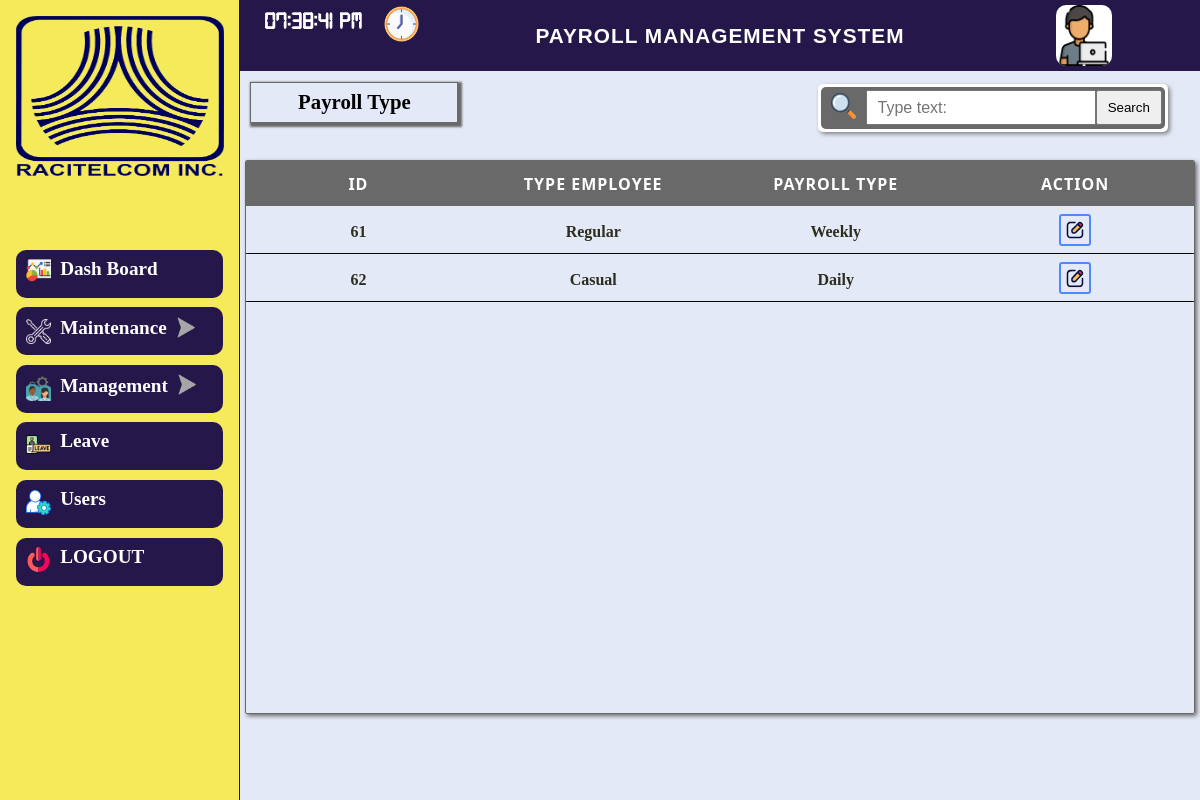
The page /admin-side/payroll_set/payroll_layout.php on the database its author committed.
### tables this page shows
CREATE TABLE `tbl_company_information` (
  `ID` int(11) NOT NULL,
  `LOGO` varchar(200) NOT NULL,
  `System_Name` varchar(30) NOT NULL,
  `Company_Name` varchar(30) NOT NULL,
  `State` varchar(20) NOT NULL,
  `City` varchar(20) NOT NULL,
  `Zipcode` varchar(10) NOT NULL,
  `Street` varchar(20) NOT NULL,
  `Building_Number` varchar(10) NOT NULL
);

CREATE TABLE `tbl_payroll_set_date` (
  `Payroll_Set_date_ID` int(11) NOT NULL,
  `Type_Employees` varchar(10) NOT NULL,
  `Payroll_Date_Interval` varchar(15) NOT NULL
);

### admin-side/admin-layout/top_nav_read.php (called while the page is built, shortened)
<?php
      include "../../connection/connection.php";
       $select_title = "SELECT * FROM tbl_company_information order by ID desc ";
       $query_title =mysqli_query($conn,$select_title);
       $res_title = mysqli_fetch_assoc($query_title);
 ?>

### admin-side/payroll_set/read.php (called while the page is built, shortened)
<?php
include "../../connection/connection.php";
$select_type = "SELECT * FROM `tbl_payroll_set_date` ";
$query_type = mysqli_query($conn,$select_type);
$fetch_type = mysqli_fetch_assoc($query_type);
?>

### admin-side/payroll_set/payroll_set_list.php (the view, shortened to what this page needs)
<!DOCTYPE html>
<html>
<head>
	<link rel="stylesheet" type="text/css" href="style.css">
</head>
<body>
	<div class="background">
	<div class="div-background">
			<div class="home-content">
				<div class="user-head">
					<div class="dir-label">
						<div class="left">
							<label>Payroll Type</label>
						</div>
						<div class="right">
							<form method="POST" action="allowance_layout.php">
									<div class="containter-search">
										<div class="containter-input-search">
										<img src="../../icons/search.svg" id="img_search">
										<input type="text" name="name" class="input" placeholder="Type text:">
										<input type="submit" name="submit"  value="Search" class="search">
										</div>
									</div>
								</form>
						</div>
					</div>
				<div class="body-holiday">
						<div class="box-table">
						<table >
							<thead>
								<tr>
									<th>ID</th>
									<th>Type Employee</th>
									<th>Payroll Type</th>
									<th>Action</th>
								</tr>
							</thead>
							<?php do{ ?>
							<tbody>
								<tr>
									<td><?php echo $fetch_type['Payroll_Set_date_ID'] ?></td>
									<td><?php echo $fetch_type['Type_Employees'] ?></td>
									<td><?php if($fetch_type['Payroll_Date_Interval'] == '1days'){
											echo "Daily";
									}elseif($fetch_type['Payroll_Date_Interval'] == '6days'){
										echo "Weekly";
									}
									elseif($fetch_type['Payroll_Date_Interval'] == '13days'){
										echo "Bi-weekly";
									}elseif($fetch_type['Payroll_Date_Interval'] == '14days'){
										echo "Semi-Monthly";
									}elseif($fetch_type['Payroll_Date_Interval'] == '29days'){
										echo "Monthly";
									}
										?></td>
									<td><a href="payroll_edit_layout.php?id=<?php echo $fetch_type['Payroll_Set_date_ID']; ?>"><img id="edit-icon" src="../../icons/edit-action.svg"></a></td>
								</tr>
							</tbody>
						<?php }while($fetch_type=$query_type->fetch_assoc());?>
						</table>
					</div>
					</div>
					<div class="footer">
					</div>
				</div>
			</div>
	</div>
	</div>
</body>
</html>

### admin-side/admin-layout/top_nav.php (shortened to what this page needs)
<?php include"top_nav_read.php"; ?>
<!DOCTYPE html>
<html>
<head>
    <link rel="stylesheet" type="text/css" href="top_nav.css">
</head>
<body>
    <div class="top_div">
       <div class="clock">
           <p id="clock"></p><img src="../../icons/clock.png">
       </div>
       <div class="title1">
           <p><?php echo $res_title['System_Name']; ?></p>
       </div>
       <div class="user">
            <p><img src="../../icons/programmer.png"></p>
            <div class="type">
            </div>
       </div>
    </div>
</body>
</html>

### admin-side/settings/settings_layout.css (style rules this page uses)
* { padding: 0; margin: 0; box-sizing: border-box; }
html,body { position: relative; height: 100%; widows: 100%; }

### admin-side/admin-layout/top_side_bar.css (style rules this page uses)
* { padding: 0; margin: 0; box-sizing: border-box; }
html,body { position: relative; height: 100%; width: 100%; }

### admin-side/admin-layout/top_nav.css (style rules this page uses)
* { padding: 0; margin: 0; box-sizing: border-box; }
html,body { position: relative ; height: 100%; width: 100%; }
.top_div { position: relative; display: flex; flex-direction: row; height: 100%; width: 100%; background-color:#251749; }
.top_div .clock { position: relative; width: 25%; height: 100%; display: flex; flex-direction: row; }
.clock p { position: relative; height: 100%; width: 6em; font-size: 1.5em; color: white; font-weight: 600; padding-left: 1em; padding-top:.5em ; font-family: realtime-clock; }
.clock img { position: relative; height: 2.2em; width: 2.2em; top:.2em ; margin-top:.2em ; }
.top_div .title1 { position: relative; width: 50%; height: 100%; display: flex; justify-content: center; align-items: center; }
.title1 p { position: relative; font-size: 1.3em; text-transform: uppercase; letter-spacing: 1px; font-weight: 600; color: white; }
.top_div .user { position: relative; width: 25%; height: 100%; display: flex; flex-direction: row; }
.user img { position: relative; height: 85%; width: 3.5em; top: 5px; border-radius: 10px; margin-left: 6em; background: white; }
.user .type { position: relative; display: flex; flex-direction: column; }

### admin-side/payroll_set/style.css (style rules this page uses)
* { padding: 0; margin: 0; box-sizing: border-box; }
html,body { position: relative; height: 100%; width: 100%; margin: 0; padding: 0; font-family: 'arial'; overflow: hidden; }
.background { position: relative; width: 100%; height: 100%; }
.div-background { position: relative; display: flex; height: 100%; width: 100%; background-color: yellow; }
.home-content { position: relative; height: 100%; width: 100%; background: #E4E9F7; }
.home-content .user-head { position: relative; height: 100%; width: 100%; }
.user-head .dir-label { position: relative; height: 10%; width: 100%; display: flex; }
.left { position: relative; width:50%; height: 100%; }
.left label { position: relative; font-size: 1.3em; color:black; font-family: 'Verdana'; font-weight: 600; border: solid 1px dimgray; box-shadow: 2px 2px 2px 2px dimgray; height: 2em; width: 10em; display: flex; justify-content: center; align-items: center; margin-top: .5em; margin-left: .5em; }
.right { position: relative; width:50%; height: 100%; }
.right form { position: relative; height: 100%; width: 100%; display: flex; right: 2em; justify-content:right; align-items: center; }
.right form .containter-search { position: relative; width: 350px; height: 3em; color: gray; background-color: white; box-shadow: 2px 2px 4px ; border-radius: 5px; padding: .2em; }
.containter-search .containter-input-search { position: relative; height: 100%; width: 100%; background-color: dimgray; border-radius: 5px; display: flex; flex-direction: row; padding: .2em; }
.containter-input-search .input { position: relative; width: 70%; height: 100%; padding-left: .6em; font-size: 1em; outline: none; margin-left: 1em; }
.containter-input-search .search { position: relative; width: 20%; height: 100%; }
#img_search { position: relative; height: 1.6em; width: 1.6em; top: .2em; left: .4em; }
.body-holiday { position: relative; height: 80%; width: 100%; top: 1em; }
.box-table { position: relative; height: 95%; width: 99%; border: solid 1px dimgray; overflow-y: auto; overflow-x: hidden; border-radius: 2px; box-shadow: 2px 2px 4px dimgray; left: .3EM; }
.box-table table { border-collapse:collapse ; position: relative; }
.box-table table thead tr { background-color: dimgray; font-size: 1em; font-family: "Segoe UI",Arial,sans-serif; letter-spacing: 1px; text-transform: uppercase; color: white; font-weight: 600; }
.box-table table thead th { width: 300px; height: 2.8em; }
.box-table tbody tr { text-align: center; color: #2e2e1f; cursor: pointer; }
.box-table tbody tr td { font-family: Trebuchet MS ; border-bottom: solid .5px black; padding-top: .3em; height: 3EM; font-weight: 600; }
#edit-icon { height: 2em; width: 2em; border-radius: 3px; padding: .3em; border: solid #4d88ff 2px; }
.footer { position: relative; height: 20%; width: 100%; }

### rows shown on the page
tbl_company_information: System_Name "PAYROLL MANAGEMENT SYSTEM"
tbl_payroll_set_date: Payroll_Set_date_ID "61", Type_Employees "Regular", Payroll_Date_Interval "Weekly"
tbl_payroll_set_date: Payroll_Set_date_ID "62", Type_Employees "Casual", Payroll_Date_Interval "Daily"
